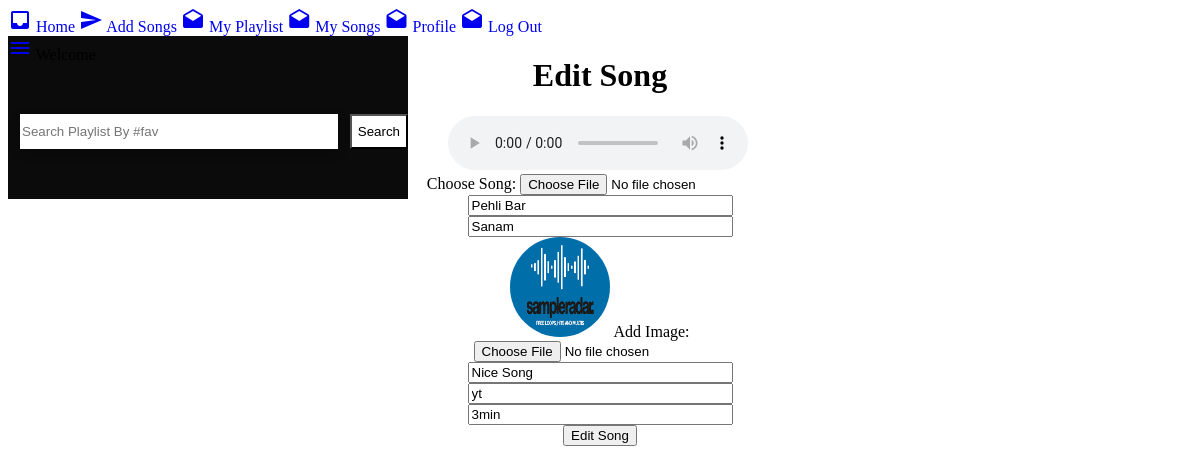
The page /user/editSong.php?editSong=2 on the database its author committed.
### tables this page shows
CREATE TABLE `songs` (
  `sId` int(3) NOT NULL,
  `uId` int(3) NOT NULL,
  `sSong` text NOT NULL,
  `sTitle` varchar(256) NOT NULL,
  `sArtist` varchar(256) NOT NULL,
  `sImage` text NOT NULL,
  `sSource` text NOT NULL,
  `sDescription` varchar(256) NOT NULL,
  `sDuration` varchar(256) NOT NULL
);

### user/editSong.php (the view, shortened to what this page needs)
<?php
if(isset($_GET['editSong'])){
	$the_song_id = $_GET['editSong'];
}
include "db.php";
$query = "SELECT * FROM songs WHERE sId=$the_song_id";
$select_songs= mysqli_query($con,$query);
while($row = mysqli_fetch_assoc($select_songs)){
	$sSong = $row['sSong'];
	$sTitle = $row['sTitle'];
	$sArtist = $row['sArtist'];
	$sImage = $row['sImage'];
	$sSource = $row['sSource'];
	$sDescription = $row['sDescription'];
	$sDuration = $row['sDuration'];
}
?>
<!DOCTYPE html>
<html>
<head>
	<link rel="stylesheet" type="text/css" href="https://unpkg.com/material-components-web@latest/dist/material-components-web.min.css">
	<link rel="stylesheet" href="../admin/css/style.css">
	<link rel="stylesheet" type="text/css" href="css/searchBox.css">
</head>
<body>
	<?php
	include "header.php";
	?>
	<div class="mdc-drawer-app-content">
		<?php include "navbar.php"; ?>
		<main class="main-content" id="main-content">
			<div class="mdc-top-app-bar--fixed-adjust">
				<div class="mdc-layout-grid">
					<div class="mdc-layout-grid__inner">
						<div class="mdc-layout-grid__cell--span-12" align="center">
							<h1>Edit Song</h1>
						</div>
					</div>
				</div>
				<form method="POST" enctype="multipart/form-data">
					<div class="mdc-layout-grid">
						<div class="mdc-layout-grid__inner">
							<div class="mdc-layout-grid__cell--span-12" align="center">
								<audio controls style="padding-right: 5px;">
									<source id="audioSTARTMP3" src="../admin/<?php echo $sSong; ?>" type="audio/mpeg">
									</audio><br>
								</div>
							</div>
						</div>
						<div class="mdc-layout-grid">
							<div class="mdc-layout-grid__inner">
								<div class="mdc-layout-grid__cell--span-12" align="center">
									<div class="mdc-text-field mdc-text-field--outlined mdc-text-field--no-label email">
										<label>Choose Song:</label>
										<input type="file" value="<?php echo $sSong; ?>" name="addSong" size="40" class="mdc-text-field__input" aria-label="Label" placeholder="Song Image" accept="audio/*;capture=microphone">
									</div>
								</div>
							</div>
						</div>
						<div class="mdc-layout-grid">
							<div class="mdc-layout-grid__inner">
								<div class="mdc-layout-grid__cell--span-12" align="center">
									<div class="mdc-text-field mdc-text-field--outlined mdc-text-field--no-label email">
										<input type="text" value="<?php echo $sTitle; ?>" name="sTitle" size="30" class="mdc-text-field__input" aria-label="Label" placeholder="Song Title">
									</div>
								</div>
							</div>
						</div>
						<div class="mdc-layout-grid">
							<div class="mdc-layout-grid__inner">
								<div class="mdc-layout-grid__cell--span-12" align="center">
									<div class="mdc-text-field mdc-text-field--outlined mdc-text-field--no-label email">
										<input type="text" value="<?php echo $sArtist; ?>" name="sArtist" size="30" class="mdc-text-field__input" aria-label="Label" placeholder="Song Artist">
									</div>
								</div>
							</div>
						</div>
						<div class="mdc-layout-grid">
							<div class="mdc-layout-grid__inner">
								<div class="mdc-layout-grid__cell--span-12" align="center">
									<img src="../admin/<?php echo $sImage; ?>" height="100px" width="100px" style="border-radius: 50%">
									Add Image:
									<div class="mdc-text-field mdc-text-field--outlined mdc-text-field--no-label email">
										<input type="file" name="sImage" size="30" class="mdc-text-field__input" aria-label="Label" placeholder="Song Image" accept="image/*;capture=camera">
									</div>
								</div>
							</div>
						</div>
						<div class="mdc-layout-grid">
							<div class="mdc-layout-grid__inner">
								<div class="mdc-layout-grid__cell--span-12" align="center">
									<div class="mdc-text-field mdc-text-field--outlined mdc-text-field--no-label email">
										<input type="text" value="<?php echo $sDescription; ?>" name="sDescription" size="30" class="mdc-text-field__input" aria-label="Label" placeholder="Song Description">
									</div>
								</div>
								<div class="mdc-layout-grid__cell--span-12" align="center">
									<div class="mdc-text-field mdc-text-field--outlined mdc-text-field--no-label email">
										<input type="text" value="<?php echo $sSource; ?>" name="sSource" size="30" class="mdc-text-field__input" aria-label="Label" placeholder="Song Source">
									</div>
								</div>
								<div class="mdc-layout-grid__cell--span-12" align="center">
									<div class="mdc-text-field mdc-text-field--outlined mdc-text-field--no-label email">
										<input type="text" name="sDuration" value="<?php echo $sDuration; ?>" size="30" class="mdc-text-field__input" aria-label="Label" placeholder="Song Duration">
									</div>
								</div>
							</div>
						</div>
						<div class="mdc-layout-grid">
							<div class="mdc-layout-grid__inner">
								<div class="mdc-layout-grid__cell--span-12" align="center">
									<button type="submit" class="mdc-button mdc-button--raised" name="submit">
										<span class="mdc-button__label">Edit Song</span>
									</button>
								</div>
							</div>
						</div>
					</form>
				</div>
			</main>
		</div>
	</body>
	</html>

### admin/css/style.css (style rules this page uses)
.mdc-drawer-app-content { flex: auto; overflow: auto; }
.main-content { overflow: auto; height: 100%; }

### rows shown on the page
songs: sTitle "Pehli Bar", sArtist "Sanam", sImage (picture), sDescription "Nice Song", sSource "yt", sDuration "3min"
